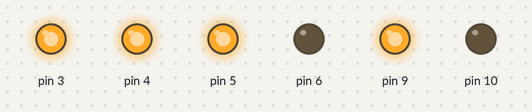
Bench run of a sketch on a simulated Arduino Uno, built with avr-gcc and run on an emulated ATmega328P. Parts: output pins drawn as LEDs (lit = HIGH).

Above: at 0.1 s.
At 2.1 s:
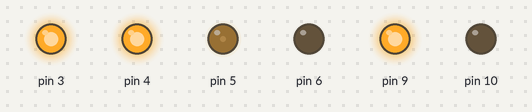
At 5.1 s:
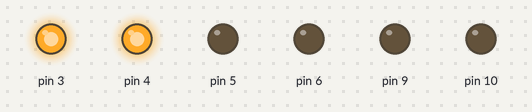
Timing chart, 0 to 6.6 s (numbered marks = the images above):
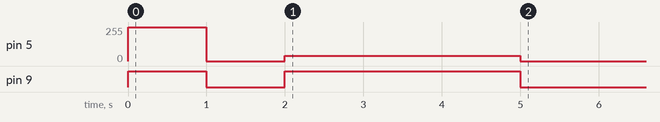

The sketch:

main.ino
```cpp
#include "l298.cpp"

// Implementazione di esempio

// En1, En2, In1, In2, In3, In4, Coppia minima
MotoreCC m(3, 4, 5, 6, 9, 10, 38);

void setup() {
  m.setup();

  // Fai andare avanti entrambi i motori per 1 secondo
  // Ferma A e fai andare indietro B per 1 secondo
  // Fai ruotare a velocità massima verso A per 3 secondi
  // Ferma tutto
  m.avanti(MOTORE_A);
  m.avanti(MOTORE_B);
  delay(1000);
  m.stopVeloce(MOTORE_A);
  m.indietro(MOTORE_B);
  delay(1000);
  m.ruotaAvantiVerso(MOTORE_A, 255);
  delay(3000);
  m.stopVeloce();
}

void loop() {
}
```

l298.cpp
```cpp
// (licence header left out)
// Serve l'header per avere digitalWrite, HIGH/LOW e così via
#include <Arduino.h>

/* Permette all'utente di usare nomi human-friendly ("MOTORE-A") anziché 0 e 1.
 * L'enum funziona come un define; il typedef serve a creare un nuovo tipo di
 *   variabile che può essere o MOTORE_A o MOTORE_B
 */
typedef enum{MOTORE_A, MOTORE_B} motore_t;

class MotoreCC {
  // Membri privati: l'utente non deve toccarli
  private:
    int enable[2];
    int inAvanti[2];
    int inIndietro[2];
    int coppiaMinima;

    /* Questo, più che un array, viene usato come una lookup table:
     * dato un motore, dice qual è il motore opposto. È più comodo
     * che usare un if.
     */
    int motoreOpposto[2];

  public:
    // Costruttore
    MotoreCC(int _enA, int _enB, int _inAvantiA, int _inIndietroA, int _inAvantiB, int _inIndietroB, int _coppiaMinima) {
      enable[MOTORE_A] = _enA;
      enable[MOTORE_B] = _enB;
      inAvanti[MOTORE_A]   = _inAvantiA;
      inIndietro[MOTORE_A] = _inIndietroA;
      inAvanti[MOTORE_B]   = _inAvantiB;
      inIndietro[MOTORE_B] = _inIndietroB;
      coppiaMinima = _coppiaMinima;

      motoreOpposto[MOTORE_A] = MOTORE_B;
      motoreOpposto[MOTORE_B] = MOTORE_A;
    }

    void setup() {
      pinMode(enable[MOTORE_A], OUTPUT);
      pinMode(enable[MOTORE_B], OUTPUT);
      pinMode(inAvanti[MOTORE_A], OUTPUT);
      pinMode(inAvanti[MOTORE_B], OUTPUT);
      pinMode(inIndietro[MOTORE_A], OUTPUT);
      pinMode(inIndietro[MOTORE_B], OUTPUT);

      disabilita();
    }

    /* Viene usato il method overloading: lo stesso metodo viene definito
     *   con diversi argomenti. Il compilatore sa quale metodo usare in
     *   base al tipo degli argomenti che gli passa l'utente.
     * Se non vengono passati argomenti, usa il secondo metodo; se viene
     *   passato un dato di tipo "motore_t" (cioè o MOTORE_A o MOTORE_B),
     *   usa il primo metodo.
     */
    void abilita(motore_t motore) {
      digitalWrite(enable[motore], HIGH);
    }
    void abilita(void) {
      abilita(MOTORE_A);
      abilita(MOTORE_B);
    }

    void disabilita(motore_t motore) {
      digitalWrite(enable[motore], LOW);
    }
    void disabilita(void) {
      disabilita(MOTORE_A);
      disabilita(MOTORE_B);
    }

    // Ferma un motore
    void stop(motore_t motore) {
      disabilita(motore);
    }
    // Ferma entrambi i motori
    void stop(void) {
      stop(MOTORE_A);
      stop(MOTORE_B);
    }

    // Stop veloce di un motore
    void stopVeloce(motore_t motore) {
      abilita(motore);
      digitalWrite(inAvanti[motore], LOW);
      digitalWrite(inIndietro[motore], LOW);
    }
    // Stop veloce di entrambi i motori
    void stopVeloce(void) {
      stopVeloce(MOTORE_A);
      stopVeloce(MOTORE_B);
    }

    // Fai girare in avanti un motore
    void avanti(motore_t motore) {
      abilita(motore);
      digitalWrite(inAvanti[motore], HIGH);
      digitalWrite(inIndietro[motore], LOW);
    }
    // Fai girare all'indietro un motore
    void indietro(motore_t motore) {
      abilita(motore);
      digitalWrite(inAvanti[motore], LOW);
      digitalWrite(inIndietro[motore], LOW);
    }

    // Ruota verso il motore dato
    void ruotaAvantiVerso(motore_t motore, int magnitudine) {
      analogWrite(inAvanti[motore], coppiaMinima);
      analogWrite(inAvanti[motoreOpposto[motore]], magnitudine);
    }
    // Ruota verso il motore dato
    void ruotaIndietroVerso(motore_t motore, int magnitudine) {
      analogWrite(inIndietro[motore], coppiaMinima);
      analogWrite(inIndietro[motoreOpposto[motore]], magnitudine);
    }
};
```
